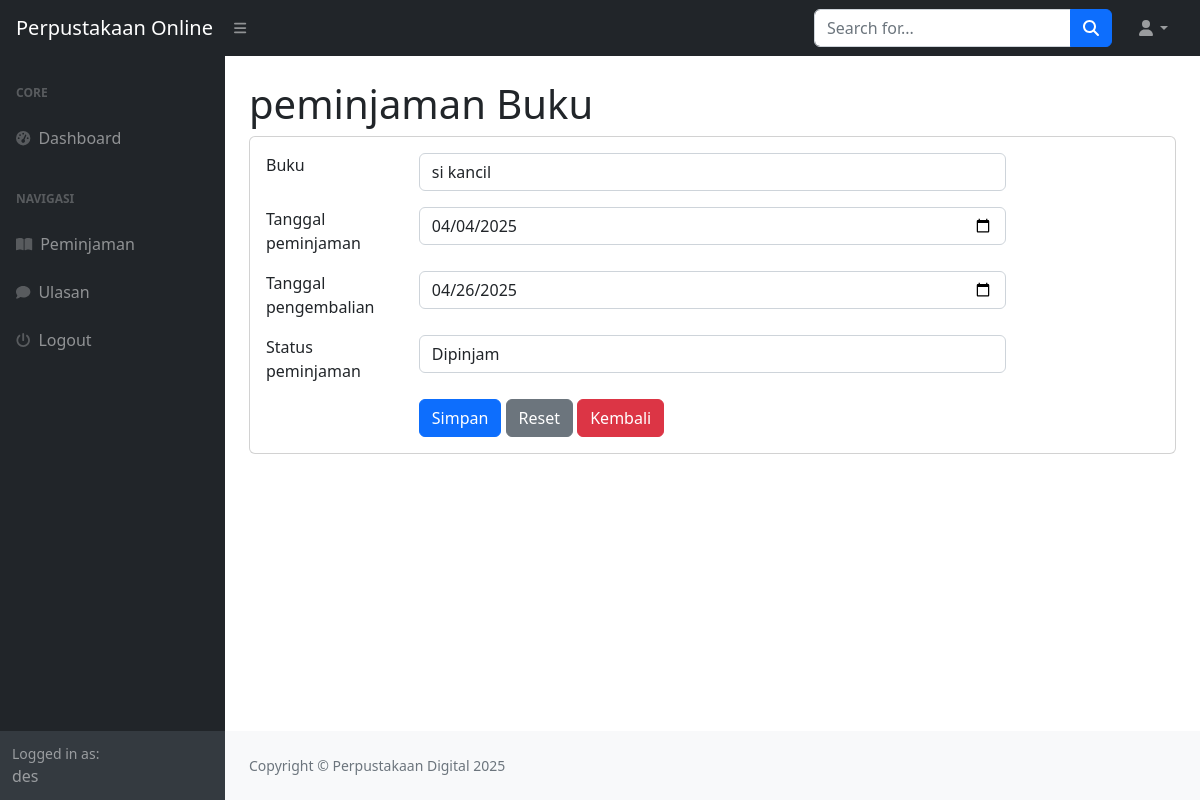
The app's page /index.php?page=peminjaman_ubah&&id=2 (signed in) with its own data.
### tables this page shows
CREATE TABLE `peminjaman` (
  `id_peminjaman` int(11) NOT NULL,
  `id_user` int(11) DEFAULT NULL,
  `id_buku` int(11) DEFAULT NULL,
  `tanggal_peminjaman` varchar(255) DEFAULT NULL,
  `tanggal_pengembalian` varchar(255) DEFAULT NULL,
  `status_peminjaman` enum('dipinjam','dikembalikan','','') DEFAULT NULL
);

CREATE TABLE `buku` (
  `id_buku` int(11) NOT NULL,
  `id_kategori` int(11) DEFAULT NULL,
  `judul` varchar(255) DEFAULT NULL,
  `penulis` varchar(255) DEFAULT NULL,
  `penerbit` varchar(255) DEFAULT NULL,
  `tahun_terbit` varchar(255) DEFAULT NULL,
  `deskripsi` varchar(255) DEFAULT NULL
);

### peminjaman_ubah.php (the view, shortened to what this page needs)
<h1 class="mt-4">peminjaman Buku</h1>
<div class="card">
    <div class="card-body">
        <div class="row">
            <div class="col-md-12">
                <form method="post">
                    <?php
                        $id = $_GET['id'];
                        $query = mysqli_query($koneksi, "SELECT * FROM peminjaman WHERE id_peminjaman = $id");
                        $data = mysqli_fetch_array($query);
                    ?>
                    <div class="row mb-3">
                        <div class="col-md-2">Buku</div>
                        <div class="col-md-8">
                            <select name="id_buku" class="form-control">
                                <?php
                                    $buk = mysqli_query($koneksi,"SELECT*FROM buku");
                                    while($buku = mysqli_fetch_array($buk)){
                                        ?>
                                        <option <?php if($buku['id_buku'] == $data['id_buku']) echo 'selected'; ?> value="<?php echo $buku['id_buku']; ?>"><?php echo $buku['judul']; ?></option>
                                        <?php
                                    }
                                ?>
                            </select>
                        </div>
                    </div>
                    <div class="row mb-3">
                        <div class="col-md-2">Tanggal peminjaman</div>
                       <div class="col-md-8">
                            <input type="date" class="form-control" value="<?php echo $data['tanggal_peminjaman'];?>" name="tanggal_peminjaman">
                       </div>
                    </div>
                    <div class="row mb-3">
                        <div class="col-md-2">Tanggal pengembalian</div>
                       <div class="col-md-8">
                            <input type="date" class="form-control" value="<?php echo $data['tanggal_pengembalian']; ?>" name="tanggal_pengembalian">
                       </div>
                    </div>
                    <div class="row mb-3">
                        <div class="col-md-2">Status peminjaman</div>
                       <div class="col-md-8">
                            <select name="status_peminjaman" class="form-control">
                                <option value="dipinjam" <?php if($data['status_peminjaman'] == 'dipinjam' ) echo 'selected'; ?>>Dipinjam</option>
                            </select>
                       </div>
                    </div>
                    <div class="row">
                        <div class="col-md-2"></div>
                        <div class="col-md-8">
                            <button type="submit" class="btn btn-primary" name="submit" value="submit">Simpan</button>
                            <button type="reset" class="btn btn-secondary">Reset</button>
                            <a href="?page=peminjaman" class="btn btn-danger">Kembali</a>
                        </div>
                    </div>
                </form>
            </div>
        </div>
    </div>
</div>

### records on screen
peminjaman: id_buku "si kancil", tanggal_peminjaman "04/04/2025", tanggal_pengembalian "04/26/2025", status_peminjaman "Dipinjam"

### other values on screen
$_SESSION['user']['nama'] "des"
